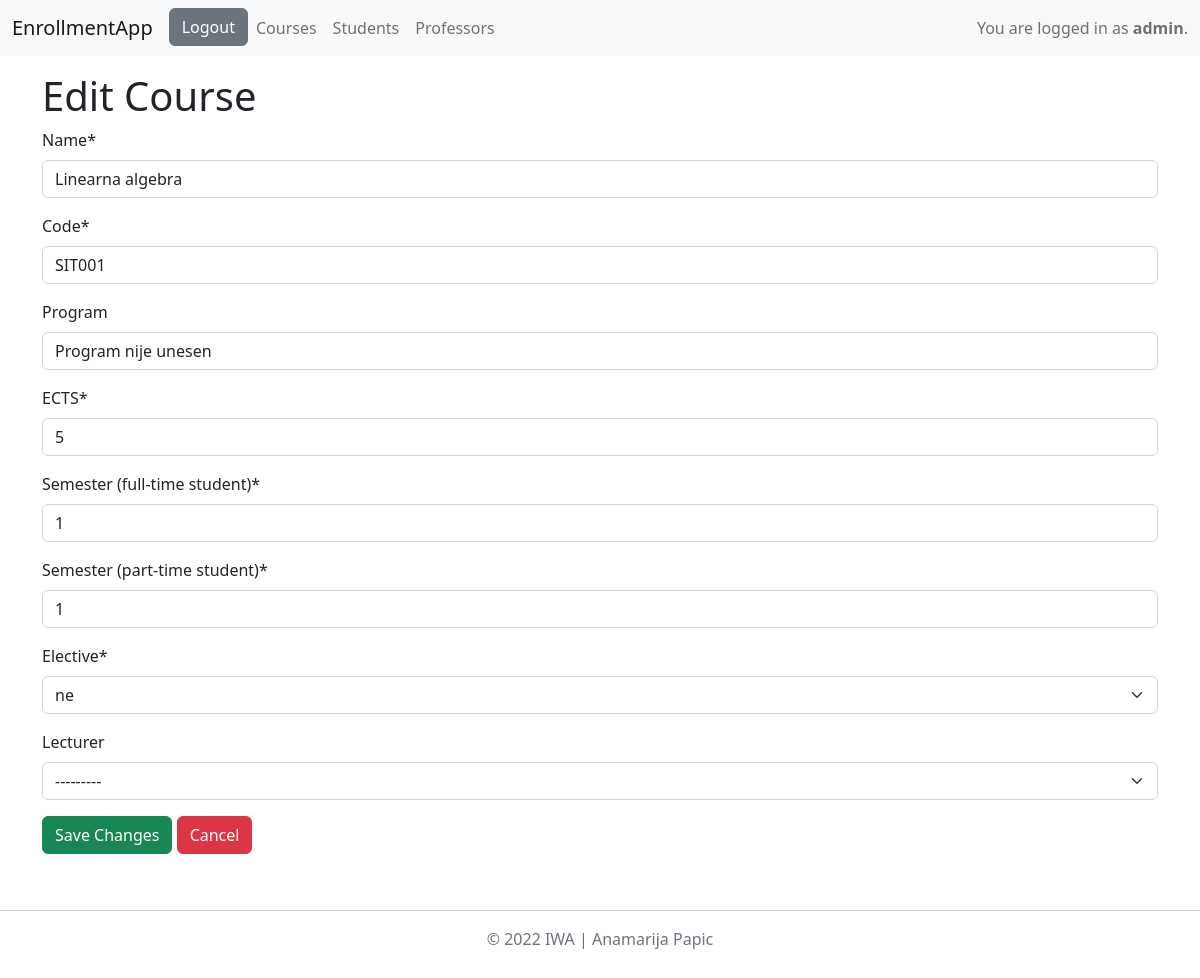
Page /edit_course/1 (signed in) on the committed database.
### app/models.py (models this page shows)
class MyUser(AbstractUser):
    STATUS = (('none', 'None'), ('redovni', 'redovni student'), ('izvanredni', 'izvanredni student'))
    role = models.ForeignKey(Role, on_delete=models.CASCADE, null=True)
    status = models.CharField(max_length=20, choices=STATUS)

class Course(models.Model):
    ELECTIVE = (('da', 'da'), ('ne', 'ne'))
    name = models.CharField(max_length=80)
    code = models.CharField(max_length=10)
    program = models.CharField(max_length=250)
    ects = models.IntegerField()
    semester_ft = models.IntegerField()
    semester_pt = models.IntegerField()
    elective = models.CharField(max_length=2, choices=ELECTIVE)
    lecturer = models.ForeignKey(MyUser, on_delete=models.CASCADE, null=True)

### app/decorators.py (the view)
    def wrap(*args, **kwargs):
        if args[0].user.role.role == Role.ADMIN:
            return function(*args, **kwargs)
        else:
            return redirect('login')

### app/forms.py
class CourseForm(ModelForm):
    class Meta:
        model = Course
        fields = ['name', 'code', 'program', 'ects', 'semester_ft', 'semester_pt', 'elective', 'lecturer']
        labels = {
            'ects': _('ECTS'),
            'semester_ft': _('Semester (full-time student)'),
            'semester_pt': _('Semester (part-time student)'),
        }
    def __init__(self, *args, **kwargs):
        super(CourseForm, self).__init__(*args, **kwargs)
        self.fields['lecturer'].queryset = MyUser.objects.filter(role_id__role=Role.PROFESOR)
        self.fields['program'].required = False
        self.fields['lecturer'].required = False

### app/views.py (called while the page is built, shortened)
@admin_required
def edit_course(request, course_id):
    course = Course.objects.get(id=course_id)
    if request.method == 'GET':
        courseForm = CourseForm(instance=course)
        return render(request, 'edit_course.html', {'form': courseForm})

### app/templates/edit_course.html (shortened to what this page needs)
{% extends 'base.html' %}
{% load crispy_forms_tags %}
{% block edit_course %}
<h1> Edit Course </h1>
<form method="post">
    {{form|crispy}}
    <input type="submit" value="Save Changes" class="btn btn-success">
    <a href="{% url 'all_courses' %}" class="btn btn-danger" role="button">Cancel</a>
</form>
{% endblock %}

### app/templates/base.html (shortened to what this page needs)
<!DOCTYPE html>
<html lang="en">
<head>
    <link href="https://cdn.jsdelivr.net/npm/bootstrap@5.2.0-beta1/dist/css/bootstrap.min.css" rel="stylesheet">
</head>
<body>
    <nav class="navbar navbar-expand-lg navbar-light bg-light">
        <div class="container-fluid">
            <a class="navbar-brand" href="#">EnrollmentApp</a>
            <div class="collapse navbar-collapse" id="navbarText">
                <ul class="navbar-nav me-auto mb-2 mb-lg-0">
                    <li class="nav-item">
                        {% if request.user.is_authenticated %}
                            <a href="{% url 'logout' %}" class="btn btn-secondary" role="button">Logout</a>
                        {% else %}
                            <a href="{% url 'login' %}" class="btn btn-secondary" role="button">Login</a>
                        {% endif %}
                    </li>
                    {% if request.user.is_superuser %}
                    <li class="nav-item">
                        <a href="{% url 'all_courses' %}" class="nav-link">Courses</a>
                    </li>
                    <li class="nav-item">
                        <a href="{% url 'all_students' %}" class="nav-link">Students</a>
                    </li>
                    <li class="nav-item">
                        <a href="{% url 'all_professors' %}" class="nav-link">Professors</a>
                    </li>
                    {% endif %}
                </ul>
                {% if request.user.is_authenticated %}
                    <span class="navbar-text">
                        You are logged in as <b>{{user.username}}</b>.
                    </span>
                {% endif %}
            </div>
        </div>
    </nav>
    <div class="container my-3">
        {% block edit_course %}
        {% endblock %}
    </div>
    <footer class="py-3 my-4">
        <hr/>
        <p class="text-center text-muted">&copy; 2022 IWA | Anamarija Papic</p>
    </footer>
</body>
</html>

### rows in the picture
MyUser: username "admin"
Course: name "Linearna algebra", code "SIT001", program "Program nije unesen", ects "5", semester_ft "1", semester_pt "1", elective "ne", lecturer "---------"
